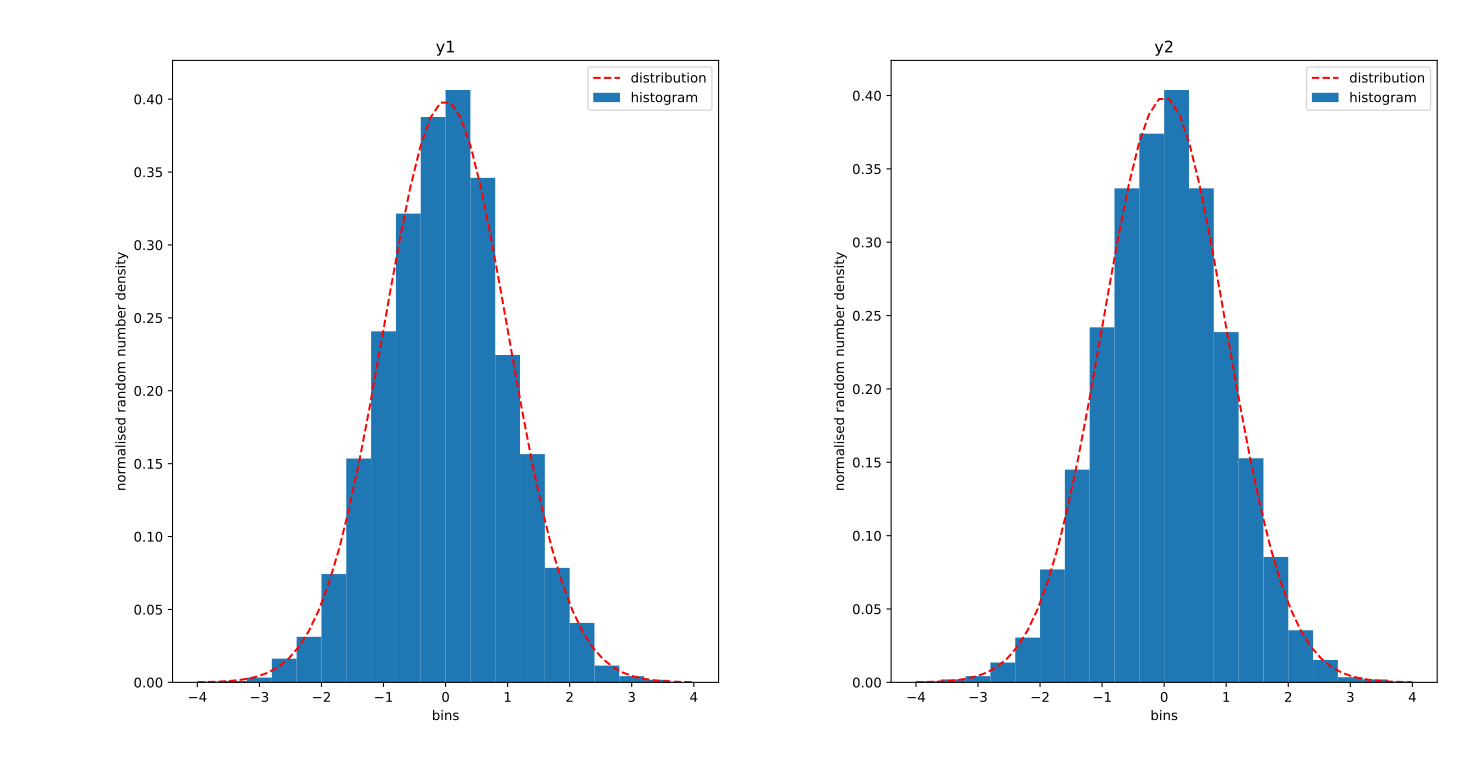

Write the Python code that produced this figure.
#Assignment 4
# problem 5
# box muller method

import numpy as np
import matplotlib.pyplot as pt

def f(x): #  Gaussian distribution with mean 0 and variance 1
 return(np.exp(-x*x/2.0)/np.sqrt(2.0*np.pi))

# x1 & x2 are uniform random numbers in [0,1)
# y1 & y2 will be random numbers with Gaussian distribution

n=10000
x1=np.random.rand(n)
x2=np.random.rand(n)
y1=np.sqrt(-2.0*np.log(x1))*np.cos(2.0*np.pi*x2)
y2=np.sqrt(-2.0*np.log(x1))*np.sin(2.0*np.pi*x2)

x=np.linspace(-4.0,4.0,50)
pt.subplot(1,2,1)
pt.hist(y1,range=(-4,4),density=True, bins=20,label="histogram")
pt.plot(x,f(x),'r--',label="distribution")
pt.xlabel("bins");pt.ylabel("normalised random number density");pt.title("y1")
pt.legend()
pt.subplot(1,2,2)
pt.hist(y2,range=(-4,4),density=True, bins=20,label="histogram")
pt.xlabel("bins");pt.ylabel("normalised random number density");pt.title("y2")
pt.plot(x,f(x),'r--',label="distribution")
pt.legend()
pt.tight_layout()
pt.show()
